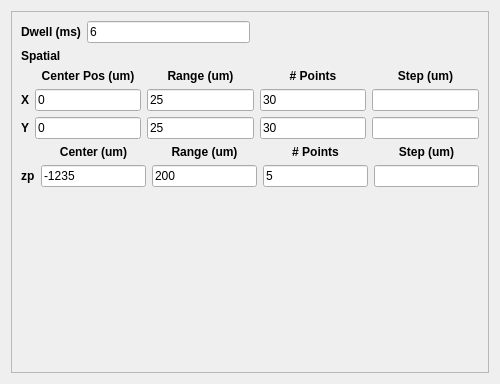
                  <widget class="QWidget" name="page_4">
                   <property name="geometry">
                    <rect>
                     <x>0</x>
                     <y>0</y>
                     <width>500</width>
                     <height>384</height>
                    </rect>
                   </property>
                   <attribute name="label">
                    <string>OSA Focus Scan</string>
                   </attribute>
                   <layout class="QVBoxLayout" name="verticalLayout_4">
                    <item>
                     <widget class="QFrame" name="frame_4">
                      <property name="maximumSize">
                       <size>
                        <width>500</width>
                        <height>16777215</height>
                       </size>
                      </property>
                      <property name="frameShape">
                       <enum>QFrame::StyledPanel</enum>
                      </property>
                      <property name="frameShadow">
                       <enum>QFrame::Raised</enum>
                      </property>
                      <layout class="QVBoxLayout" name="imageLbyLLayout_4">
                       <item>
                        <layout class="QHBoxLayout" name="horizontalLayout_28">
                         <item>
                          <layout class="QHBoxLayout" name="horizontalLayout_11">
                           <item>
                            <widget class="QLabel" name="label_22">
                             <property name="font">
                              <font>
                               <weight>75</weight>
                               <bold>true</bold>
                              </font>
                             </property>
                             <property name="text">
                              <string>Dwell (ms)</string>
                             </property>
                             <property name="alignment">
                              <set>Qt::AlignCenter</set>
                             </property>
                            </widget>
                           </item>
                           <item>
                            <widget class="QLineEdit" name="dwellFld_4">
                             <property name="text">
                              <string>6</string>
                             </property>
                            </widget>
                           </item>
                          </layout>
                         </item>
                         <item>
                          <spacer name="horizontalSpacer_8">
                           <property name="orientation">
                            <enum>Qt::Horizontal</enum>
                           </property>
                           <property name="sizeHint" stdset="0">
                            <size>
                             <width>40</width>
                             <height>20</height>
                            </size>
                           </property>
                          </spacer>
                         </item>
                         <item>
                          <layout class="QHBoxLayout" name="horizontalLayout_29"/>
                         </item>
                        </layout>
                       </item>
                       <item>
                        <widget class="QLabel" name="label_55">
                         <property name="font">
                          <font>
                           <weight>75</weight>
                           <bold>true</bold>
                          </font>
                         </property>
                         <property name="text">
                          <string>Spatial</string>
                         </property>
                        </widget>
                       </item>
                       <item>
                        <layout class="QGridLayout" name="gridLayout_8">
                         <item row="0" column="1">
                          <widget class="QLabel" name="label_23">
                           <property name="font">
                            <font>
                             <weight>75</weight>
                             <bold>true</bold>
                            </font>
                           </property>
                           <property name="text">
                            <string>Center Pos (um)</string>
                           </property>
                           <property name="alignment">
                            <set>Qt::AlignCenter</set>
                           </property>
                          </widget>
                         </item>
                         <item row="0" column="2">
                          <widget class="QLabel" name="label_24">
                           <property name="font">
                            <font>
                             <weight>75</weight>
                             <bold>true</bold>
                            </font>
                           </property>
                           <property name="text">
                            <string>Range (um)</string>
                           </property>
                           <property name="alignment">
                            <set>Qt::AlignCenter</set>
                           </property>
                          </widget>
                         </item>
                         <item row="0" column="3">
                          <widget class="QLabel" name="label_25">
                           <property name="font">
                            <font>
                             <weight>75</weight>
                             <bold>true</bold>
                            </font>
                           </property>
                           <property name="text">
                            <string># Points</string>
                           </property>
                           <property name="alignment">
                            <set>Qt::AlignCenter</set>
                           </property>
                          </widget>
                         </item>
                         <item row="0" column="4">
                          <widget class="QLabel" name="label_56">
                           <property name="font">
                            <font>
                             <weight>75</weight>
                             <bold>true</bold>
                            </font>
                           </property>
                           <property name="text">
                            <string>Step (um)</string>
                           </property>
                           <property name="alignment">
                            <set>Qt::AlignCenter</set>
                           </property>
                          </widget>
                         </item>
                         <item row="1" column="0">
                          <widget class="QLabel" name="label_57">
                           <property name="font">
                            <font>
                             <weight>75</weight>
                             <bold>true</bold>
                            </font>
                           </property>
                           <property name="text">
                            <string>X</string>
                           </property>
                          </widget>
                         </item>
                         <item row="1" column="1">
                          <widget class="QLineEdit" name="centerXFld_4">
                           <property name="text">
                            <string>0</string>
                           </property>
                          </widget>
                         </item>
                         <item row="1" column="3">
                          <widget class="QLineEdit" name="npointsXFld_4">
                           <property name="text">
                            <string>30</string>
                           </property>
                          </widget>
                         </item>
                         <item row="1" column="4">
                          <widget class="QLineEdit" name="stepXFld_4"/>
                         </item>
                         <item row="2" column="0">
                          <widget class="QLabel" name="label_58">
                           <property name="font">
                            <font>
                             <weight>75</weight>
                             <bold>true</bold>
                            </font>
                           </property>
                           <property name="text">
                            <string>Y</string>
                           </property>
                          </widget>
                         </item>
                         <item row="2" column="3">
                          <widget class="QLineEdit" name="npointsYFld_4">
                           <property name="text">
                            <string>30</string>
                           </property>
                          </widget>
                         </item>
                         <item row="2" column="4">
                          <widget class="QLineEdit" name="stepYFld_4"/>
                         </item>
                         <item row="1" column="2">
                          <widget class="QLineEdit" name="rangeXFld_4">
                           <property name="text">
                            <string>25</string>
                           </property>
                          </widget>
                         </item>
                         <item row="2" column="1">
                          <widget class="QLineEdit" name="centerYFld_4">
                           <property name="text">
                            <string>0</string>
                           </property>
                          </widget>
                         </item>
                         <item row="2" column="2">
                          <widget class="QLineEdit" name="rangeYFld_4">
                           <property name="text">
                            <string>25</string>
                           </property>
                          </widget>
                         </item>
                        </layout>
                       </item>
                       <item>
                        <layout class="QGridLayout" name="gridLayout_7">
                         <item row="0" column="1">
                          <widget class="QLabel" name="label_50">
                           <property name="font">
                            <font>
                             <weight>75</weight>
                             <bold>true</bold>
                            </font>
                           </property>
                           <property name="text">
                            <string>Center (um)</string>
                           </property>
                           <property name="alignment">
                            <set>Qt::AlignCenter</set>
                           </property>
                          </widget>
                         </item>
                         <item row="0" column="2">
                          <widget class="QLabel" name="label_51">
                           <property name="font">
                            <font>
                             <weight>75</weight>
                             <bold>true</bold>
                            </font>
                           </property>
                           <property name="text">
                            <string>Range (um)</string>
                           </property>
                           <property name="alignment">
                            <set>Qt::AlignCenter</set>
                           </property>
                          </widget>
                         </item>
                         <item row="0" column="3">
                          <widget class="QLabel" name="label_52">
                           <property name="font">
                            <font>
                             <weight>75</weight>
                             <bold>true</bold>
                            </font>
                           </property>
                           <property name="text">
                            <string># Points</string>
                           </property>
                           <property name="alignment">
                            <set>Qt::AlignCenter</set>
                           </property>
                          </widget>
                         </item>
                         <item row="0" column="4">
                          <widget class="QLabel" name="label_53">
                           <property name="font">
                            <font>
                             <weight>75</weight>
                             <bold>true</bold>
                            </font>
                           </property>
                           <property name="text">
                            <string>Step (um)</string>
                           </property>
                           <property name="alignment">
                            <set>Qt::AlignCenter</set>
                           </property>
                          </widget>
                         </item>
                         <item row="1" column="0">
                          <widget class="QLabel" name="label_54">
                           <property name="font">
                            <font>
                             <weight>75</weight>
                             <bold>true</bold>
                            </font>
                           </property>
                           <property name="text">
                            <string>zp</string>
                           </property>
                          </widget>
                         </item>
                         <item row="1" column="1">
                          <widget class="QLineEdit" name="centerZPFld_4">
                           <property name="text">
                            <string>-1235</string>
                           </property>
                          </widget>
                         </item>
                         <item row="1" column="4">
                          <widget class="QLineEdit" name="stepZPFld_4"/>
                         </item>
                         <item row="1" column="2">
                          <widget class="QLineEdit" name="rangeZPFld_4">
                           <property name="text">
                            <string>200</string>
                           </property>
                          </widget>
                         </item>
                         <item row="1" column="3">
                          <widget class="QLineEdit" name="npointsZPFld_4">
                           <property name="text">
                            <string>5</string>
                           </property>
                          </widget>
                         </item>
                        </layout>
                       </item>
                       <item>
                        <spacer name="verticalSpacer_4">
                         <property name="orientation">
                          <enum>Qt::Vertical</enum>
                         </property>
                         <property name="sizeHint" stdset="0">
                          <size>
                           <width>20</width>
                           <height>40</height>
                          </size>
                         </property>
                        </spacer>
                       </item>
                      </layout>
                     </widget>
                    </item>
                   </layout>
                  </widget>
